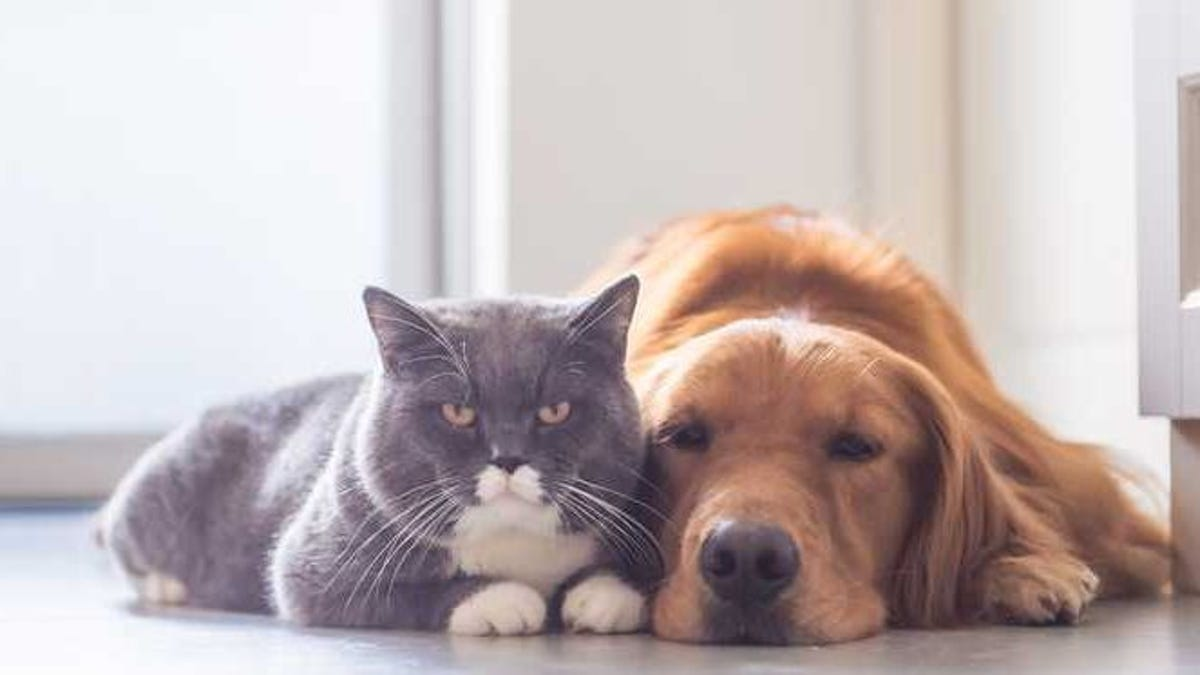
#> input picture Saliency_Map/data/dog_and_cat.jpg, 1200 x 675 px
$ jupyter execute saliency_map.ipynb
#> lines starting #> are read from the running program, lines starting #| are printed output that depends on the picture
[cell 1]
# parameters for computing optical flows using the Gunner Farneback's algorithm
farne_pyr_scale = 0.5
farne_levels = 3
farne_winsize = 15
farne_iterations = 3
farne_poly_n = 5
farne_poly_sigma = 1.2
farne_flags = 0

# parameters for detecting local maxima
default_step_local = 16

# feature weights
weight_intensity   = 0.30
weight_color       = 0.30
weight_orientation = 0.20
weight_motion      = 0.20

# coefficients of Gabor filters
GaborKernel_0 = [\
    [ 1.85212E-06, 1.28181E-05, -0.000350433, -0.000136537, 0.002010422, -0.000136537, -0.000350433, 1.28181E-05, 1.85212E-06 ],\
    [ 2.80209E-05, 0.000193926, -0.005301717, -0.002065674, 0.030415784, -0.002065674, -0.005301717, 0.000193926, 2.80209E-05 ],\
    [ 0.000195076, 0.001350077, -0.036909595, -0.014380852, 0.211749204, -0.014380852, -0.036909595, 0.001350077, 0.000195076 ],\
    [ 0.000624940, 0.004325061, -0.118242318, -0.046070008, 0.678352526, -0.046070008, -0.118242318, 0.004325061, 0.000624940 ],\
    [ 0.000921261, 0.006375831, -0.174308068, -0.067914552, 1.000000000, -0.067914552, -0.174308068, 0.006375831, 0.000921261 ],\
    [ 0.000624940, 0.004325061, -0.118242318, -0.046070008, 0.678352526, -0.046070008, -0.118242318, 0.004325061, 0.000624940 ],\
    [ 0.000195076, 0.001350077, -0.036909595, -0.014380852, 0.211749204, -0.014380852, -0.036909595, 0.001350077, 0.000195076 ],\
    [ 2.80209E-05, 0.000193926, -0.005301717, -0.002065674, 0.030415784, -0.002065674, -0.005301717, 0.000193926, 2.80209E-05 ],\
    [ 1.85212E-06, 1.28181E-05, -0.000350433, -0.000136537, 0.002010422, -0.000136537, -0.000350433, 1.28181E-05, 1.85212E-06 ]\
]
GaborKernel_45 = [\
    [  4.04180E-06,  2.25320E-05, -0.000279806, -0.001028923,  3.79931E-05,  0.000744712,  0.000132863, -9.04408E-06, -1.01551E-06 ],\
    [  2.25320E-05,  0.000925120,  0.002373205, -0.013561362, -0.022947700,  0.000389916,  0.003516954,  0.000288732, -9.04408E-06 ],\
    [ -0.000279806,  0.002373205,  0.044837725,  0.052928748, -0.139178011, -0.108372072,  0.000847346,  0.003516954,  0.000132863 ],\
    [ -0.001028923, -0.013561362,  0.052928748,  0.460162150,  0.249959607, -0.302454279, -0.108372072,  0.000389916,  0.000744712 ],\
    [  3.79931E-05, -0.022947700, -0.139178011,  0.249959607,  1.000000000,  0.249959607, -0.139178011, -0.022947700,  3.79931E-05 ],\
    [  0.000744712,  0.003899160, -0.108372072, -0.302454279,  0.249959607,  0.460162150,  0.052928748, -0.013561362, -0.001028923 ],\
    [  0.000132863,  0.003516954,  0.000847346, -0.108372072, -0.139178011,  0.052928748,  0.044837725,  0.002373205, -0.000279806 ],\
    [ -9.04408E-06,  0.000288732,  0.003516954,  0.000389916, -0.022947700, -0.013561362,  0.002373205,  0.000925120,  2.25320E-05 ],\
    [ -1.01551E-06, -9.04408E-06,  0.000132863,  0.000744712,  3.79931E-05, -0.001028923, -0.000279806,  2.25320E-05,  4.04180E-06 ]\
]
GaborKernel_90 = [\
    [  1.85212E-06,  2.80209E-05,  0.000195076,  0.000624940,  0.000921261,  0.000624940,  0.000195076,  2.80209E-05,  1.85212E-06 ],\
    [  1.28181E-05,  0.000193926,  0.001350077,  0.004325061,  0.006375831,  0.004325061,  0.001350077,  0.000193926,  1.28181E-05 ],\
    [ -0.000350433, -0.005301717, -0.036909595, -0.118242318, -0.174308068, -0.118242318, -0.036909595, -0.005301717, -0.000350433 ],\
    [ -0.000136537, -0.002065674, -0.014380852, -0.046070008, -0.067914552, -0.046070008, -0.014380852, -0.002065674, -0.000136537 ],\
    [  0.002010422,  0.030415784,  0.211749204,  0.678352526,  1.000000000,  0.678352526,  0.211749204,  0.030415784,  0.002010422 ],\
    [ -0.000136537, -0.002065674, -0.014380852, -0.046070008, -0.067914552, -0.046070008, -0.014380852, -0.002065674, -0.000136537 ],\
    [ -0.000350433, -0.005301717, -0.036909595, -0.118242318, -0.174308068, -0.118242318, -0.036909595, -0.005301717, -0.000350433 ],\
    [  1.28181E-05,  0.000193926,  0.001350077,  0.004325061,  0.006375831,  0.004325061,  0.001350077,  0.000193926,  1.28181E-05 ],\
    [  1.85212E-06,  2.80209E-05,  0.000195076,  0.000624940,  0.000921261,  0.000624940,  0.000195076,  2.80209E-05,  1.85212E-06 ]
]
GaborKernel_135 = [\
    [ -1.01551E-06, -9.04408E-06,  0.000132863,  0.000744712,  3.79931E-05, -0.001028923, -0.000279806, 2.2532E-05, 4.0418E-06 ],\
    [ -9.04408E-06,  0.000288732,  0.003516954,  0.000389916, -0.022947700, -0.013561362, 0.002373205, 0.00092512, 2.2532E-05 ],\
    [  0.000132863,  0.003516954,  0.000847346, -0.108372072, -0.139178011, 0.052928748, 0.044837725, 0.002373205, -0.000279806 ],\
    [  0.000744712,  0.000389916, -0.108372072, -0.302454279,  0.249959607, 0.46016215, 0.052928748, -0.013561362, -0.001028923 ],\
    [  3.79931E-05, -0.022947700, -0.139178011,  0.249959607,  1.000000000, 0.249959607, -0.139178011, -0.0229477, 3.79931E-05 ],\
    [ -0.001028923, -0.013561362,  0.052928748,  0.460162150,  0.249959607, -0.302454279, -0.108372072, 0.000389916, 0.000744712 ],\
    [ -0.000279806,  0.002373205,  0.044837725,  0.052928748, -0.139178011, -0.108372072, 0.000847346, 0.003516954, 0.000132863 ],\
    [  2.25320E-05,  0.000925120,  0.002373205, -0.013561362, -0.022947700, 0.000389916, 0.003516954, 0.000288732, -9.04408E-06 ],\
    [  4.04180E-06,  2.25320E-05, -0.000279806, -0.001028923,  3.79931E-05 , 0.000744712, 0.000132863, -9.04408E-06, -1.01551E-06 ]\
]

[cell 2]
import cv2 as cv
import numpy as np


class pySaliencyMap:
    # initialization
    def __init__(self, width, height):
        self.width  = width
        self.height = height
        self.prev_frame = None
        self.SM = None
        self.GaborKernel0   = np.array(GaborKernel_0)
        self.GaborKernel45  = np.array(GaborKernel_45)
        self.GaborKernel90  = np.array(GaborKernel_90)
        self.GaborKernel135 = np.array(GaborKernel_135)

    # extracting color channels
    def SMExtractRGBI(self, inputImage):
        # convert scale of array elements
        src = np.float32(inputImage) * 1./255
        # split
        (B, G, R) = cv.split(src)
        # extract an intensity image
        I = cv.cvtColor(src, cv.COLOR_BGR2GRAY)
        # return
        return R, G, B, I

    # feature maps
    ## constructing a Gaussian pyramid
    def FMCreateGaussianPyr(self, src):
        dst = list()
        dst.append(src)
        for i in range(1,9):
            nowdst = cv.pyrDown(dst[i-1])
            dst.append(nowdst)
        return dst
    ## taking center-surround differences
    def FMCenterSurroundDiff(self, GaussianMaps):
        dst = list()
        for s in range(2,5):
            now_size = GaussianMaps[s].shape
            now_size = (now_size[1], now_size[0])  ## (width, height)
            tmp = cv.resize(GaussianMaps[s+3], now_size, interpolation=cv.INTER_LINEAR)
            nowdst = cv.absdiff(GaussianMaps[s], tmp)
            dst.append(nowdst)
            tmp = cv.resize(GaussianMaps[s+4], now_size, interpolation=cv.INTER_LINEAR)
            nowdst = cv.absdiff(GaussianMaps[s], tmp)
            dst.append(nowdst)
        return dst
    ## constructing a Gaussian pyramid + taking center-surround differences
    def FMGaussianPyrCSD(self, src):
        GaussianMaps = self.FMCreateGaussianPyr(src)
        dst = self.FMCenterSurroundDiff(GaussianMaps)
        return dst
    ## intensity feature maps
    def IFMGetFM(self, I):
        return self.FMGaussianPyrCSD(I)
    ## color feature maps
    def CFMGetFM(self, R, G, B):
        # max(R,G,B)
        tmp1 = cv.max(R, G)
        RGBMax = cv.max(B, tmp1)
        RGBMax[RGBMax <= 0] = 0.0001    # prevent dividing by 0
        # min(R,G)
        RGMin = cv.min(R, G)
        # RG = (R-G)/max(R,G,B)
        RG = (R - G) / RGBMax
        # BY = (B-min(R,G)/max(R,G,B)
        BY = (B - RGMin) / RGBMax
        # clamp nagative values to 0
        RG[RG < 0] = 0
        BY[BY < 0] = 0
        # obtain feature maps in the same way as intensity
        RGFM = self.FMGaussianPyrCSD(RG)
        BYFM = self.FMGaussianPyrCSD(BY)
        # return
        return RGFM, BYFM
    ## orientation feature maps
    def OFMGetFM(self, src):
        # creating a Gaussian pyramid
        GaussianI = self.FMCreateGaussianPyr(src)
        # convoluting a Gabor filter with an intensity image to extract oriemtation features
        GaborOutput0   = [ np.empty((1,1)), np.empty((1,1)) ]  # dummy data: any kinds of np.array()s are OK
        GaborOutput45  = [ np.empty((1,1)), np.empty((1,1)) ]
        GaborOutput90  = [ np.empty((1,1)), np.empty((1,1)) ]
        GaborOutput135 = [ np.empty((1,1)), np.empty((1,1)) ]
        for j in range(2,9):
            GaborOutput0.append(   cv.filter2D(GaussianI[j], cv.CV_32F, self.GaborKernel0) )
            GaborOutput45.append(  cv.filter2D(GaussianI[j], cv.CV_32F, self.GaborKernel45) )
            GaborOutput90.append(  cv.filter2D(GaussianI[j], cv.CV_32F, self.GaborKernel90) )
            GaborOutput135.append( cv.filter2D(GaussianI[j], cv.CV_32F, self.GaborKernel135) )
        # calculating center-surround differences for every oriantation
        CSD0   = self.FMCenterSurroundDiff(GaborOutput0)
        CSD45  = self.FMCenterSurroundDiff(GaborOutput45)
        CSD90  = self.FMCenterSurroundDiff(GaborOutput90)
        CSD135 = self.FMCenterSurroundDiff(GaborOutput135)
        # concatenate
        dst = list(CSD0)
        dst.extend(CSD45)
        dst.extend(CSD90)
        dst.extend(CSD135)
        # return
        return dst
    ## motion feature maps
    def MFMGetFM(self, src):
        # convert scale
        I8U = np.uint8(255 * src)
        cv.waitKey(10)
        # calculating optical flows
        if self.prev_frame is not None:
            farne_pyr_scale= pySaliencyMapDefs.farne_pyr_scale
            farne_levels = pySaliencyMapDefs.farne_levels
            farne_winsize = pySaliencyMapDefs.farne_winsize
            farne_iterations = pySaliencyMapDefs.farne_iterations
            farne_poly_n = pySaliencyMapDefs.farne_poly_n
            farne_poly_sigma = pySaliencyMapDefs.farne_poly_sigma
            farne_flags = pySaliencyMapDefs.farne_flags
            flow = cv.calcOpticalFlowFarneback(\
                prev = self.prev_frame, \
                next = I8U, \
                pyr_scale = farne_pyr_scale, \
                levels = farne_levels, \
                winsize = farne_winsize, \
                iterations = farne_iterations, \
                poly_n = farne_poly_n, \
                poly_sigma = farne_poly_sigma, \
                flags = farne_flags, \
                flow = None \
            )
            flowx = flow[...,0]
            flowy = flow[...,1]
        else:
            flowx = np.zeros(I8U.shape)
            flowy = np.zeros(I8U.shape)
        # create Gaussian pyramids
        dst_x = self.FMGaussianPyrCSD(flowx)
        dst_y = self.FMGaussianPyrCSD(flowy)
        # update the current frame
        self.prev_frame = np.uint8(I8U)
        # return
        return dst_x, dst_y

    # conspicuity maps
    ## standard range normalization
    def SMRangeNormalize(self, src):
        minn, maxx, dummy1, dummy2 = cv.minMaxLoc(src)
        if maxx!=minn:
            dst = src/(maxx-minn) + minn/(minn-maxx)
        else:
            dst = src - minn
        return dst
    ## computing an average of local maxima
    def SMAvgLocalMax(self, src):
        # size
        stepsize = default_step_local
        width = src.shape[1]
        height = src.shape[0]
        # find local maxima
        numlocal = 0
        lmaxmean = 0
        for y in range(0, height-stepsize, stepsize):
            for x in range(0, width-stepsize, stepsize):
                localimg = src[y:y+stepsize, x:x+stepsize]
                lmin, lmax, dummy1, dummy2 = cv.minMaxLoc(localimg)
                lmaxmean += lmax
                numlocal += 1
        # averaging over all the local regions
        return lmaxmean / numlocal
    ## normalization specific for the saliency map model
    def SMNormalization(self, src):
        dst = self.SMRangeNormalize(src)
        lmaxmean = self.SMAvgLocalMax(dst)
        normcoeff = (1-lmaxmean)*(1-lmaxmean)
        return dst * normcoeff
    ## normalizing feature maps
    def normalizeFeatureMaps(self, FM):
        NFM = list()
        for i in range(0,6):
            normalizedImage = self.SMNormalization(FM[i])
            nownfm = cv.resize(normalizedImage, (self.width, self.height), interpolation=cv.INTER_LINEAR)
            NFM.append(nownfm)
        return NFM
    ## intensity conspicuity map
    def ICMGetCM(self, IFM):
        NIFM = self.normalizeFeatureMaps(IFM)
        ICM = sum(NIFM)
        return ICM
    ## color conspicuity map
    def CCMGetCM(self, CFM_RG, CFM_BY):
        # extracting a conspicuity map for every color opponent pair
        CCM_RG = self.ICMGetCM(CFM_RG)
        CCM_BY = self.ICMGetCM(CFM_BY)
        # merge
        CCM = CCM_RG + CCM_BY
        # return
        return CCM
    ## orientation conspicuity map
    def OCMGetCM(self, OFM):
        OCM = np.zeros((self.height, self.width))
        for i in range (0,4):
            # slicing
            nowofm = OFM[i*6:(i+1)*6]  # angle = i*45
            # extracting a conspicuity map for every angle
            NOFM = self.ICMGetCM(nowofm)
            # normalize
            NOFM2 = self.SMNormalization(NOFM)
            # accumulate
            OCM += NOFM2
        return OCM
    ## motion conspicuity map
    def MCMGetCM(self, MFM_X, MFM_Y):
        return self.CCMGetCM(MFM_X, MFM_Y)

    # core
    def SMGetSM(self, src):
        # definitions
        size = src.shape
        width  = size[1]
        height = size[0]
        # check
#        if(width != self.width or height != self.height):
#            sys.exit("size mismatch")
        # extracting individual color channels
        R, G, B, I = self.SMExtractRGBI(src)
        # extracting feature maps
        IFM = self.IFMGetFM(I)
        CFM_RG, CFM_BY = self.CFMGetFM(R, G, B)
        OFM = self.OFMGetFM(I)
        MFM_X, MFM_Y = self.MFMGetFM(I)
        # extracting conspicuity maps
        ICM = self.ICMGetCM(IFM)
        CCM = self.CCMGetCM(CFM_RG, CFM_BY)
        OCM = self.OCMGetCM(OFM)
        MCM = self.MCMGetCM(MFM_X, MFM_Y)
        # adding all the conspicuity maps to form a saliency map
        wi = weight_intensity
        wc = weight_color
        wo = weight_orientation
        wm = weight_motion
        SMMat = wi*ICM + wc*CCM + wo*OCM + wm*MCM
        # normalize
        normalizedSM = self.SMRangeNormalize(SMMat)
        normalizedSM2 = normalizedSM.astype(np.float32)
        smoothedSM = cv.bilateralFilter(normalizedSM2, 7, 3, 1.55)
        self.SM = cv.resize(smoothedSM, (width,height), interpolation=cv.INTER_NEAREST)
        # return
        return self.SM

    def SMGetBinarizedSM(self, src):
        # get a saliency map
        if self.SM is None:
            self.SM = self.SMGetSM(src)
        # convert scale
        SM_I8U = np.uint8(255 * self.SM)
        # binarize
        thresh, binarized_SM = cv.threshold(SM_I8U, thresh=0, maxval=255, type=cv.THRESH_BINARY+cv.THRESH_OTSU)
        return binarized_SM

    def SMGetSalientRegion(self, src):
        # get a binarized saliency map
        binarized_SM = self.SMGetBinarizedSM(src)
        # GrabCut
        img = src.copy()
        mask =  np.where((binarized_SM!=0), cv.GC_PR_FGD, cv.GC_PR_BGD).astype('uint8')
        bgdmodel = np.zeros((1,65),np.float64)
        fgdmodel = np.zeros((1,65),np.float64)
        rect = (0,0,1,1)  # dummy
        iterCount = 1
        cv.grabCut(img, mask=mask, rect=rect, bgdModel=bgdmodel, fgdModel=fgdmodel, iterCount=iterCount, mode=cv.GC_INIT_WITH_MASK)
        # post-processing
        mask_out = np.where((mask==cv.GC_FGD) + (mask==cv.GC_PR_FGD), 255, 0).astype('uint8')
        output = cv.bitwise_and(img,img,mask=mask_out)
        return output

[cell 3]
import matplotlib.pyplot as plt
# read
img = cv.imread('data/dog_and_cat.jpg')
#> img is the input picture: shape (675, 1200, 3); mean B, G, R 181.1, 181.5, 193.7
# initialize
imgsize = img.shape[:2]
img_width  = imgsize[1]
img_height = imgsize[0]
sm = pySaliencyMap(img_width, img_height)
# computation
saliency_map = sm.SMGetSM(img)
#> in SMExtractRGBI, `(B, G, R) = cv.split(src)`:
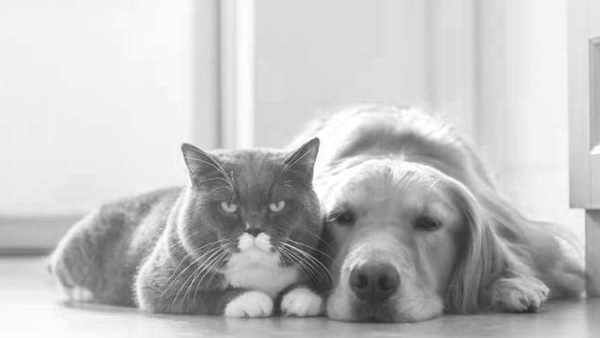
#> R: shape (675, 1200) float32 (shown at 1/2 size); min 0.0941, max 1, mean 0.76
#> after the loop in FMCreateGaussianPyr, `for i in range(1,9):`: dst = 9 items
#> after the loop in FMCenterSurroundDiff, `for s in range(2,5):`: dst = 6 items
#> in CFMGetFM, `RG = (R - G) / RGBMax`:
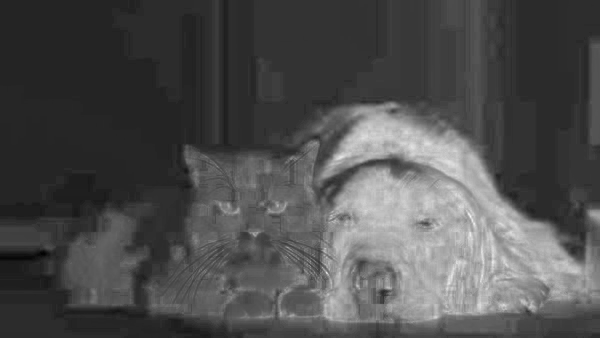
#> RG: shape (675, 1200) float32 (shown at 1/2 size); min -0.101, max 0.494, mean 0.0829; drawn with min black and max white
#> in CFMGetFM, `BY = (B - RGMin) / RGBMax`:
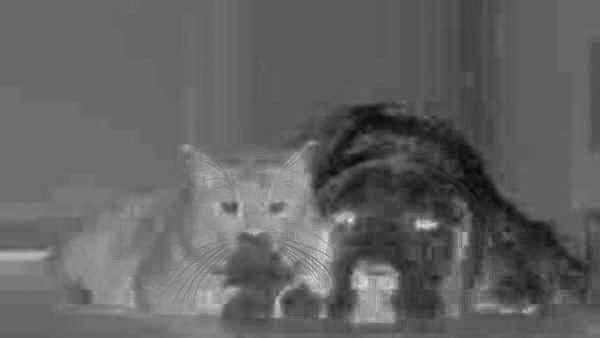
#> BY: shape (675, 1200) float32 (shown at 1/2 size); min -0.275, max 0.455, mean 0.00757; drawn with min black and max white
#> in CFMGetFM, `RG[RG < 0] = 0`:
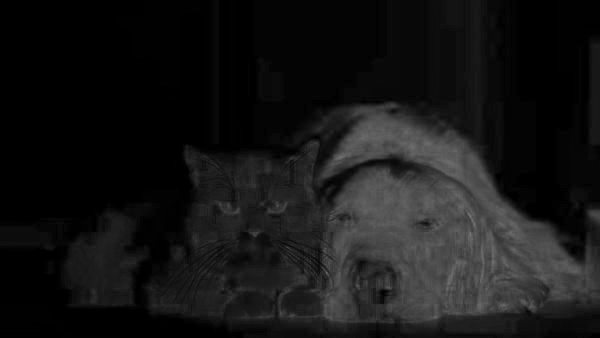
#> RG: shape (675, 1200) float32 (shown at 1/2 size); min 0, max 0.494, mean 0.0863
#> in CFMGetFM, `BY[BY < 0] = 0`:
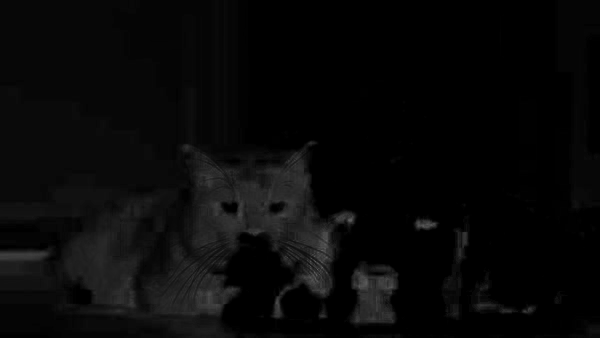
#> BY: shape (675, 1200) float32 (shown at 1/2 size); min 0, max 0.455, mean 0.0328
#> in OFMGetFM, `GaussianI = self.FMCreateGaussianPyr(src)`: GaussianI = 9 items
#> in OFMGetFM, `CSD0   = self.FMCenterSurroundDiff(GaborOutput0)`: CSD0 = 6 items
#> the loop in FMCenterSurroundDiff (call 5), `for s in range(2,5):` made 3 passes
#> pass 1, in FMCenterSurroundDiff (call 5), `nowdst = cv.absdiff(GaussianMaps[s], tmp)`:
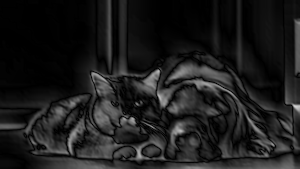
#> nowdst: shape (169, 300) float32; min 2.15e-06, max 0.831, mean 0.112
#> the loop in FMCenterSurroundDiff (call 6), `for s in range(2,5):` made 3 passes
#> pass 1, in FMCenterSurroundDiff (call 6), `tmp = cv.resize(GaussianMaps[s+4], now_size, interpolation=cv.INTER_LI..`:
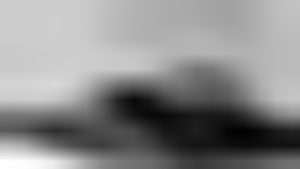
#> tmp: shape (169, 300) float32; min 0.418, max 1.71, mean 1.12; drawn with min black and max white
#> pass 1, in FMCenterSurroundDiff (call 6), `nowdst = cv.absdiff(GaussianMaps[s], tmp)`:
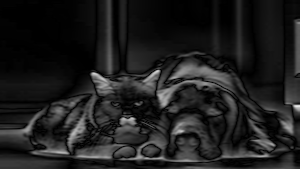
#> nowdst: shape (169, 300) float32; min 1.67e-06, max 0.91, mean 0.121
#> the loop in FMCenterSurroundDiff (call 7), `for s in range(2,5):` made 3 passes
#> pass 1, in FMCenterSurroundDiff (call 7), `tmp = cv.resize(GaussianMaps[s+3], now_size, interpolation=cv.INTER_LI..`:
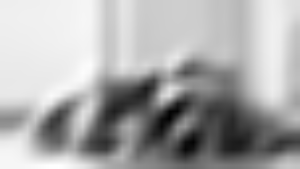
#> tmp: shape (169, 300) float32; min 0.247, max 1.53, mean 1.11; drawn with min black and max white
#> pass 1, in FMCenterSurroundDiff (call 7), `nowdst = cv.absdiff(GaussianMaps[s], tmp)`:
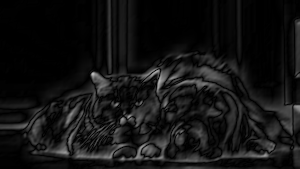
#> nowdst: shape (169, 300) float32; min 2.38e-07, max 0.732, mean 0.0765
#> in SMGetSM, `OFM = self.OFMGetFM(I)`: OFM = 24 items
#> in MFMGetFM, `dst_x = self.FMGaussianPyrCSD(flowx)`: dst_x = 6 items
#> the loop in normalizeFeatureMaps, `for i in range(0,6):` made 6 passes
#> normcoeff in SMNormalization on passes 1 to 6: 0.437, 0.421, 0.317, 0.252, 0.165, 0.184
#> the loop in normalizeFeatureMaps (call 2), `for i in range(0,6):` made 6 passes
#> normcoeff in SMNormalization on passes 1 to 6: 0.522, 0.532, 0.412, 0.433, 0.192, 0.196
#> the loop in OCMGetCM, `for i in range (0,4):` made 4 passes
binarized_map = sm.SMGetBinarizedSM(img)
#> in SMGetBinarizedSM, `thresh, binarized_SM = cv.threshold(SM_I8U, thresh=0, maxval=255, type..`: thresh = 55
salient_region = sm.SMGetSalientRegion(img)
# visualize
#   plt.subplot(2,2,1), plt.imshow(img, 'gray')
plt.figure(figsize = (20,10))
plt.subplot(2,2,1), plt.imshow(cv.cvtColor(img, cv.COLOR_BGR2RGB))
plt.title('Input image')
#    cv2.imshow("input",  img)
plt.subplot(2,2,2), plt.imshow(saliency_map, 'gray')
plt.title('Saliency map')
#    cv2.imshow("output", map)
plt.subplot(2,2,3), plt.imshow(binarized_map)
plt.title('Binarilized saliency map')
#    cv2.imshow("Binarized", binarized_map)
plt.subplot(2,2,4), plt.imshow(cv.cvtColor(salient_region, cv.COLOR_BGR2RGB))
plt.title('Salient region')
#    cv2.imshow("Segmented", segmented_map)
plt.show()
#    cv2.waitKey(0)
